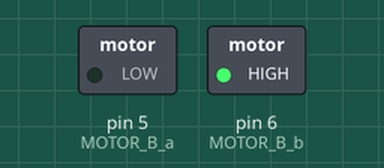
This sketch was run on a simulated Arduino Uno, built with avr-gcc and run on an emulated ATmega328P. Parts: switched loads named in the sketch (green lamp = pin HIGH).

Above: at 0.1 s.
Timing chart, 0 to 1.6 s (numbered marks = the images above):
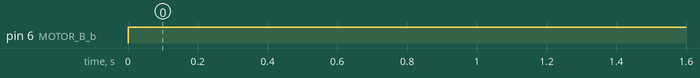

The sketch:

crosstonado.ino
```cpp
#define MOTOR_B_a 5     //모터B의 +출력핀은 5번핀입니다
#define MOTOR_B_b 6     //모터B의 -출력핀은 6번핀입니다

void setup() {
  pinMode(MOTOR_B_a, OUTPUT);
  pinMode(MOTOR_B_b, OUTPUT);
}

void loop() {
  digitalWrite(MOTOR_B_a, LOW);
  analogWrite(MOTOR_B_b, 255);
}
```

Measured:
- by itself, pin 6 (MOTOR_B_b): LOW → HIGH at 0.00 s
